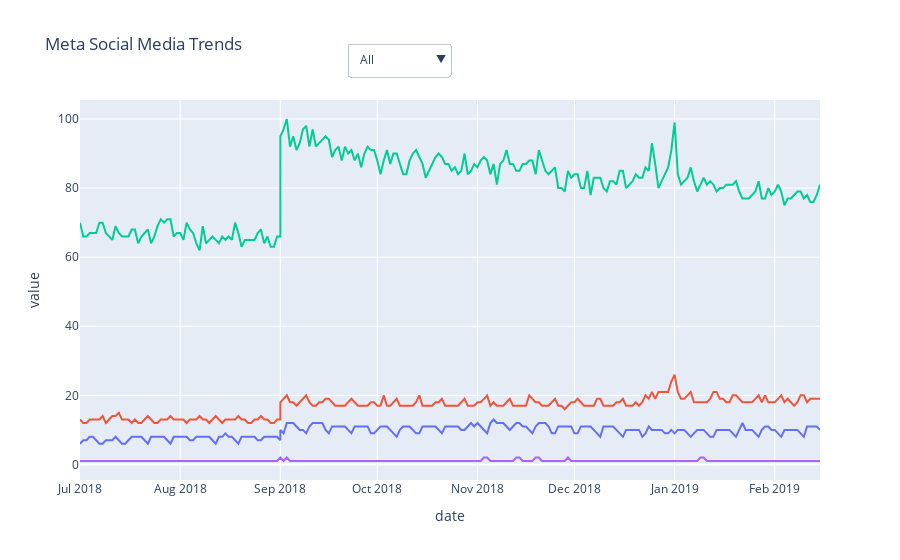

Here is the notebook cell this chart was saved with:
### Code cell
buttons2 =[]
fig = px.line(social_networks_df.loc['2018-07-01': "2019-02-15"], y=social_networks_df.columns, title="Meta Social Media Trends")

buttons2.append(dict(method='update',
                        label="All",
                        args = [{'visible': [True for r in social_networks_df.columns]}]
                        ))
for rs in social_networks_df.columns:
    buttons2.append(dict(method='update',
                        label=rs,
                        args = [{'visible': [rs == r for r in social_networks_df.columns]}]
                        ))
# Add dropdown menus to the figure
fig.update_layout(showlegend=False, updatemenus=[{"buttons": buttons2, "direction": "down", "showactive": True, "x": 0.5, "y": 1.15}])

fig.show()

### Figure 1 — Plotly figure (JSON) as saved in the notebook; plotly's stock layout.template omitted (floating-point values rounded to 4 significant figures; data arrays with more than 128 entries replaced by an {"elided": "..."} marker saying what was removed)
{"data": [{"hovertemplate": "variable=WhatsApp<br>date=%{x}<br>value=%{y}<extra></extra>", "legendgroup": "WhatsApp", "line": {"color": "#636efa", "dash": "solid"}, "marker": {"symbol": "circle"}, "mode": "lines", "name": "WhatsApp", "orientation": "v", "showlegend": true, "type": "scatter", "x": {"elided": "231 str values"}, "xaxis": "x", "y": {"elided": "231 int values"}, "yaxis": "y"}, {"hovertemplate": "variable=Instagram<br>date=%{x}<br>value=%{y}<extra></extra>", "legendgroup": "Instagram", "line": {"color": "#EF553B", "dash": "solid"}, "marker": {"symbol": "circle"}, "mode": "lines", "name": "Instagram", "orientation": "v", "showlegend": true, "type": "scatter", "x": {"elided": "231 str values"}, "xaxis": "x", "y": {"elided": "231 int values"}, "yaxis": "y"}, {"hovertemplate": "variable=Facebook<br>date=%{x}<br>value=%{y}<extra></extra>", "legendgroup": "Facebook", "line": {"color": "#00cc96", "dash": "solid"}, "marker": {"symbol": "circle"}, "mode": "lines", "name": "Facebook", "orientation": "v", "showlegend": true, "type": "scatter", "x": {"elided": "231 str values"}, "xaxis": "x", "y": {"elided": "231 int values"}, "yaxis": "y"}, {"hovertemplate": "variable=Messenger<br>date=%{x}<br>value=%{y}<extra></extra>", "legendgroup": "Messenger", "line": {"color": "#ab63fa", "dash": "solid"}, "marker": {"symbol": "circle"}, "mode": "lines", "name": "Messenger", "orientation": "v", "showlegend": true, "type": "scatter", "x": {"elided": "231 str values"}, "xaxis": "x", "y": {"elided": "231 int values"}, "yaxis": "y"}], "layout": {"legend": {"title": {"text": "variable"}, "tracegroupgap": 0}, "showlegend": false, "title": {"text": "Meta Social Media Trends"}, "updatemenus": [{"buttons": [{"args": [{"visible": [true, true, true, true]}], "label": "All", "method": "update"}, {"args": [{"visible": [true, false, false, false]}], "label": "WhatsApp", "method": "update"}, {"args": [{"visible": [false, true, false, false]}], "label": "Instagram", "method": "update"}, {"args": [{"visible": [false, false, true, false]}], "label": "Facebook", "method": "update"}, {"args": [{"visible": [false, false, false, true]}], "label": "Messenger", "method": "update"}], "direction": "down", "showactive": true, "x": 0.5, "y": 1.15}], "xaxis": {"anchor": "y", "domain": [0, 1], "title": {"text": "date"}}, "yaxis": {"anchor": "x", "domain": [0, 1], "title": {"text": "value"}}}}
